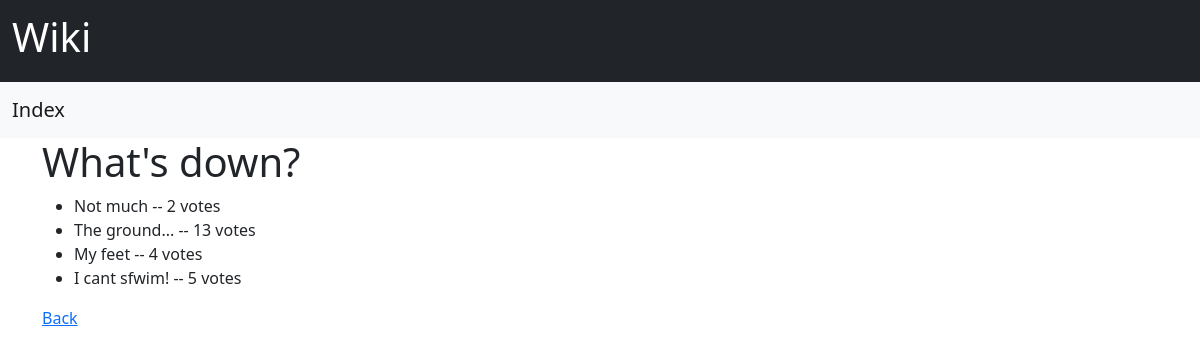
/polls/1/results/, run on an earlier commit of the app's database.
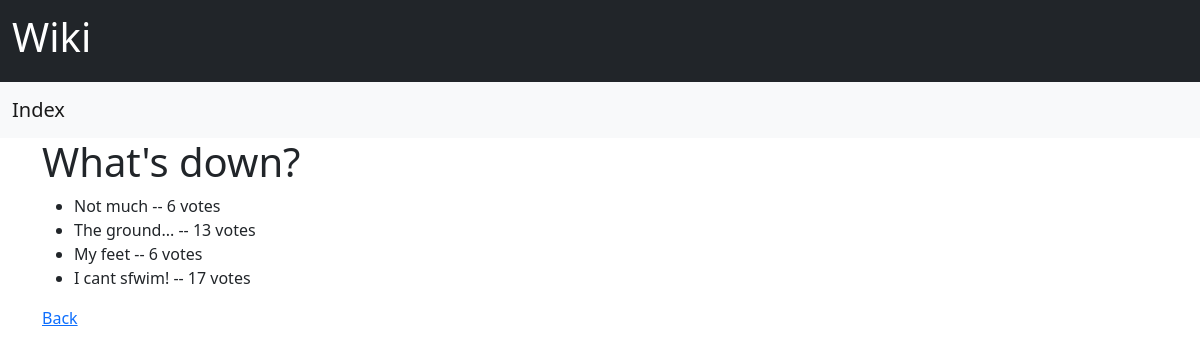
And on a later commit of the database.
### polls/models.py (models this page shows, shortened)
class Choice(models.Model):
    question = models.ForeignKey(Question, on_delete=models.CASCADE)
    choice_text = models.CharField(max_length=200)
    votes = models.IntegerField(default=0)

### polls/views.py (the view)
# urls.py: path("<int:pk>/results/", views.ResultsView.as_view(), name="results"),
class ResultsView(generic.DetailView):
    model = Question
    template_name = "polls/results.html"

### polls/templates/polls/results.html (shortened to what this page needs)
{% extends 'polls/base.html' %}
{% block results %}
    <h1>{{ question.question_text }}</h1>
    <ul class="pollResultsContainer">
        {% for choice in question.choice_set.all %}
            <li>{{ choice.choice_text }} -- {{ choice.votes }} vote{{ choice.votes|pluralize }}</li>
        {% endfor %}
    </ul>
<a href="{% url 'polls:detail' question.id %}">Back</a>
{% endblock results %}

What changed in the data, as far as the page shows it:
changed Choice "Not much": votes "2" → "6"
changed Choice "My feet": votes "4" → "6"
changed Choice "I cant sfwim!": votes "5" → "17"
